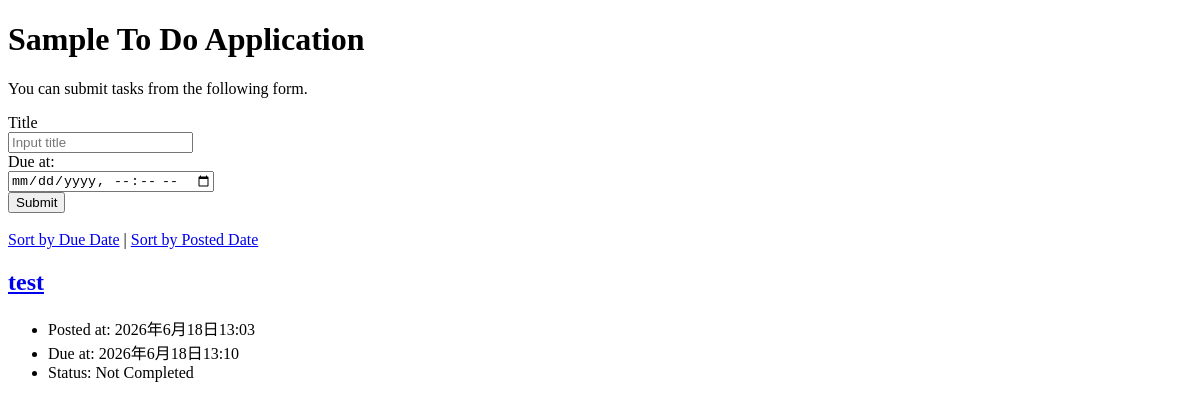
The app's page /, older data.
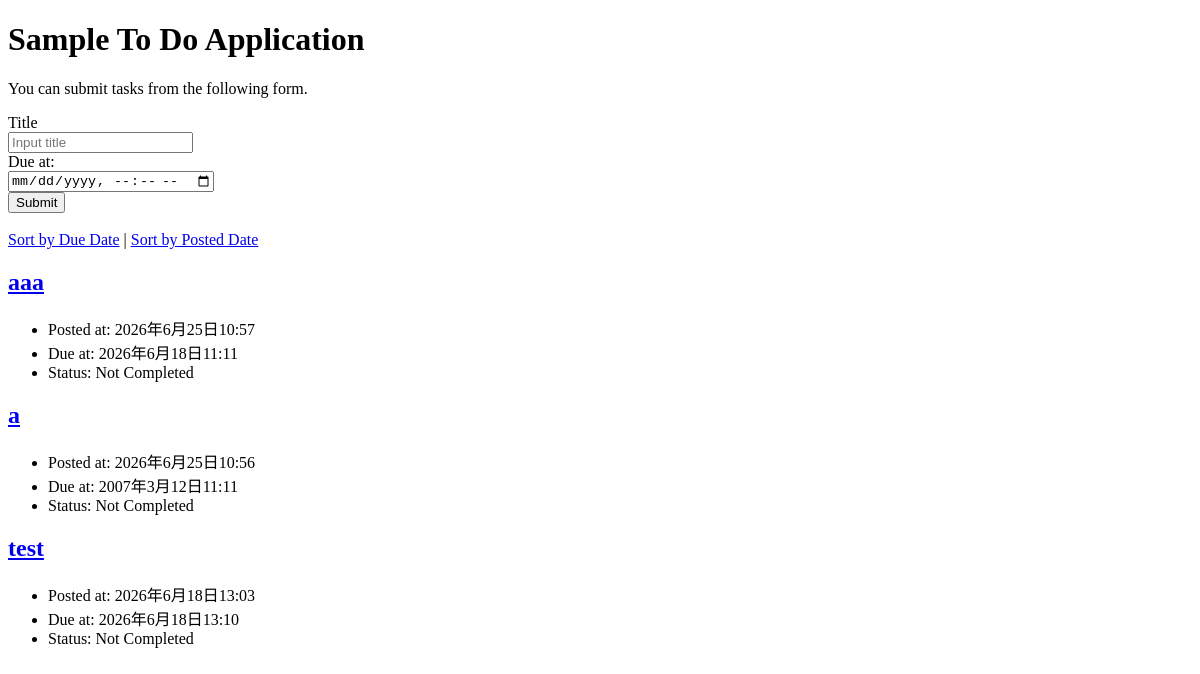
The same page, newer data.
### todo/models.py (models this page shows, shortened)
class Task(models.Model):
    title = models.CharField(max_length=100)
    completed = models.BooleanField(default=False)
    posted_at = models.DateTimeField(default=timezone.now)
    due_at = models.DateTimeField(null=True, blank=True)

### todo/views.py (the view)
# urls.py: path("", todo_views.index, name="index"),
def index(request):
    if request.method == 'POST':
        task = Task(title=request.POST['title'], due_at=make_aware(parse_datetime(request.POST['due_at'])))
        task.save()
    if request.GET.get("order") == "due":
        tasks = Task.objects.order_by("due_at")
    else:
        tasks = Task.objects.order_by("-posted_at")
    context = {
        'tasks': tasks
    }
    return render(request, 'todo/index.html', context)

### todo/templates/todo/index.html (shortened to what this page needs)
{% load static %}
<!DOCTYPE html>
<html lang="ja">
  <head>
  </head>
  <body>
    <h1>Sample To Do Application</h1>
    <p>You can submit tasks from the following form.</p>
    <form action="{% url 'index' %}" method="post">
      <div>
        <label for="titleInput">Title</label><br>
        <input id="titleInput" name="title" type="text" placeholder="Input title">
      </div>
      <div>
        <label for="dueInput">Due at:</label><br>
        <input id="dueInput" name="due_at" type="datetime-local">
      </div>
      <div>
        <button type="submit">Submit</button>
      </div>
    </form>
    <br>
    <div>
      <a href="{% url 'index' %}?order=due">Sort by Due Date</a> |
      <a href="{% url 'index' %}?order=post">Sort by Posted Date</a>
    </div>
    {% for task in tasks %}
    <div class="text">
      <h2><a href="{% url 'detail' task.id %}">{{ task.title }}</a></h2>
      <ul>
        <li>Posted at: {{ task.posted_at }}</li>
        {% if task.due_at %}
        <li>Due at: {{ task.due_at }}</li>
        {% endif %}
        {% if task.completed %}
        <li>Status: Completed</li>
        {% else %}
        <li>Status: Not Completed</li>
        {% endif %}
      </ul>
    </div>
    {% endfor %}
  </body>
</html>

Row changes from the older to the newer data that the page shows:
added Task: title "aaa", posted_at "2026年6月25日10:57", due_at "2026年6月18日11:11", completed "Status: Not Completed"
added Task: title "a", posted_at "2026年6月25日10:56", due_at "2007年3月12日11:11", completed "Status: Not Completed"
